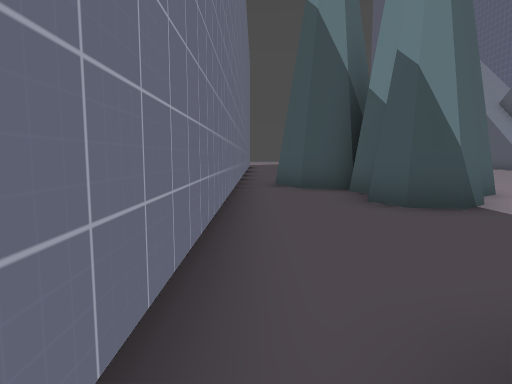
[1] (above)

24 first-person views from a walk through a Godot game level. The camera is 1.4 m above the floor, tilts 6° down and sees 75° across. The floor is counted in squares, 2 m on a side. Each view is taken from the middle of a square. On the plan, view 1 faces up. The plan holds only what a view shows up to about 10 squares ahead; the rest is blank. The place goes on beyond the plan. Surface patterns are stand-ins for the level's own textures.

[2]
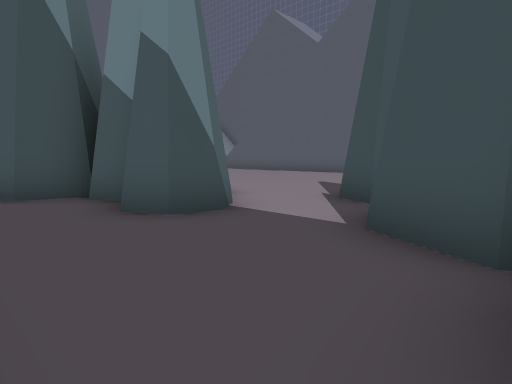

[3]
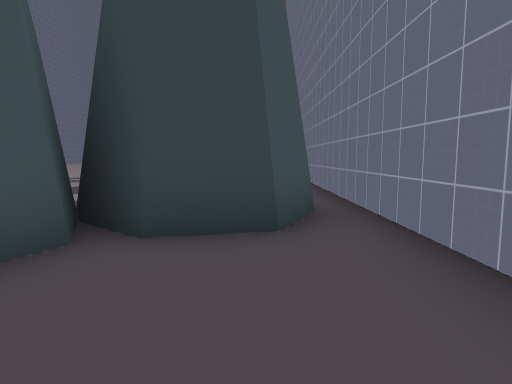

[4]
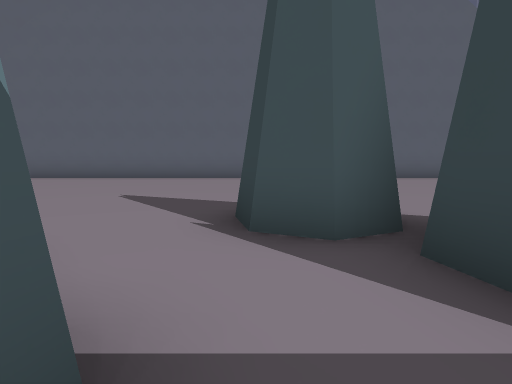

[5]
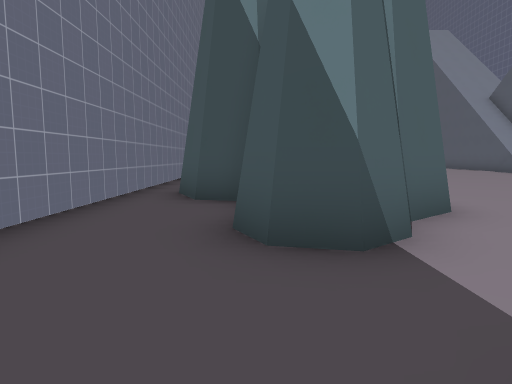

[6]
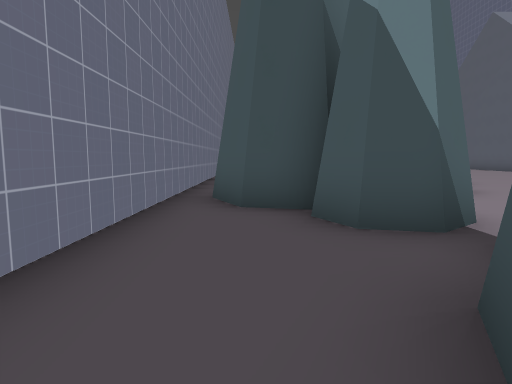

[7]
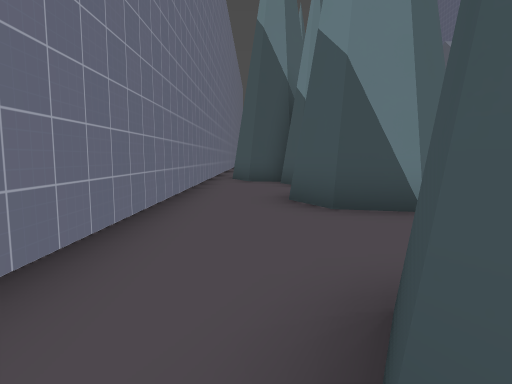

[8]
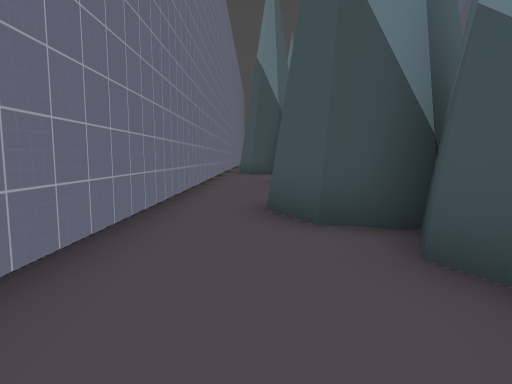

[9]
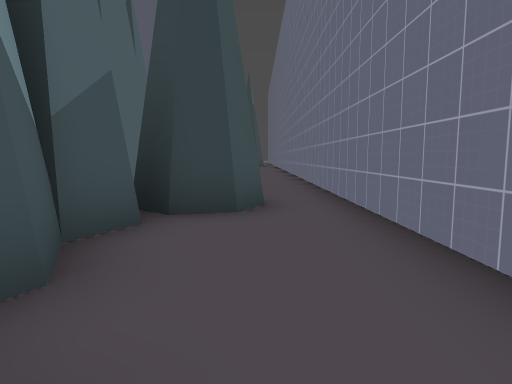

[10]
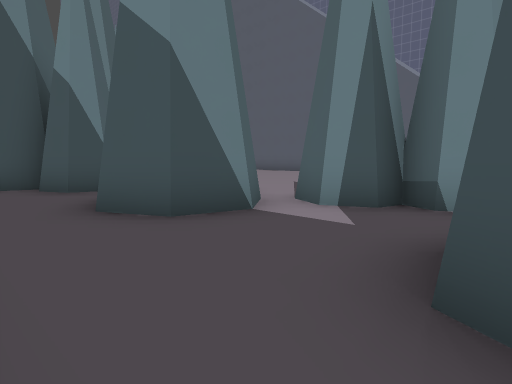

[11]
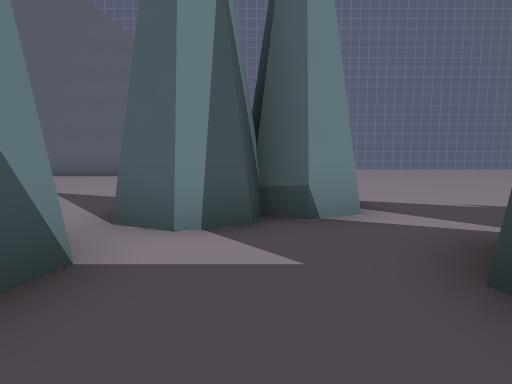

[12]
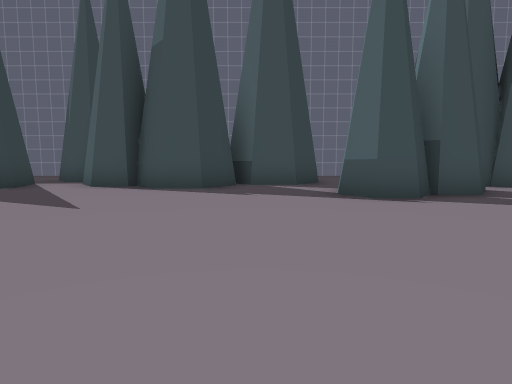

[13]
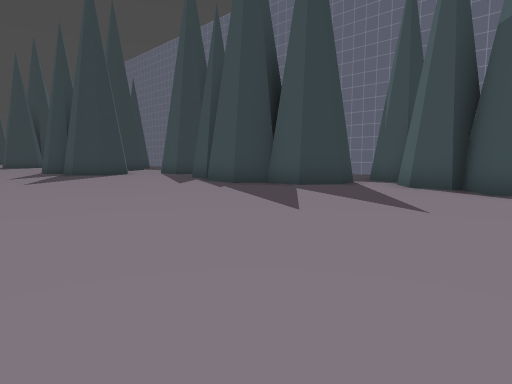

[14]
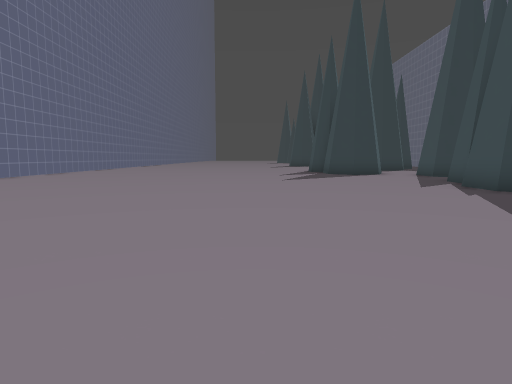

[15]
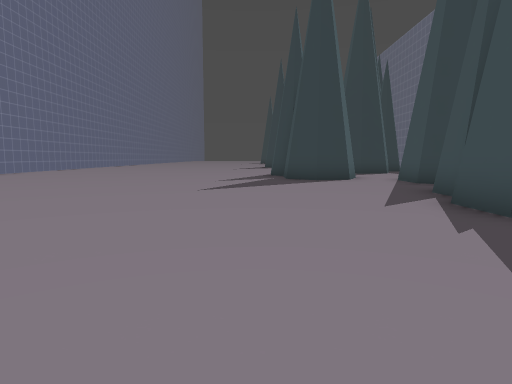

[16]
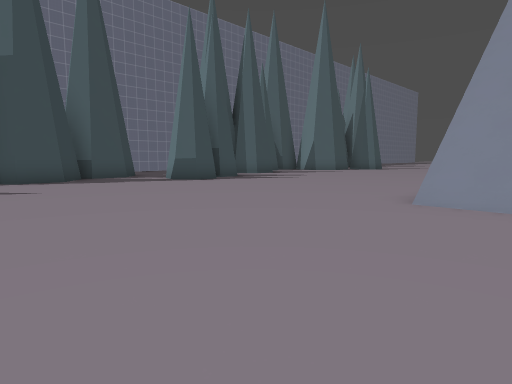

[17]
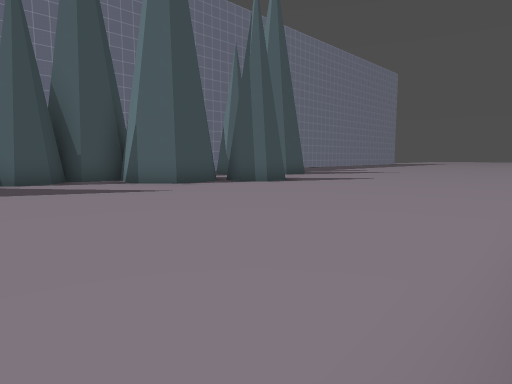

[18]
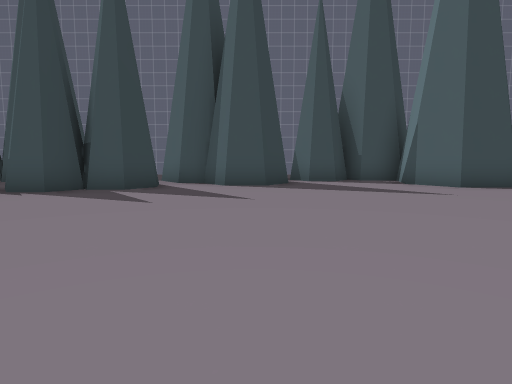

[19]
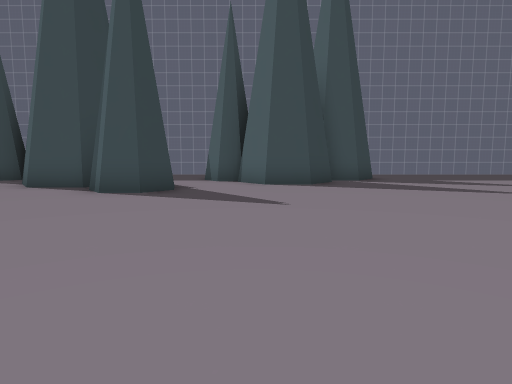

[20]
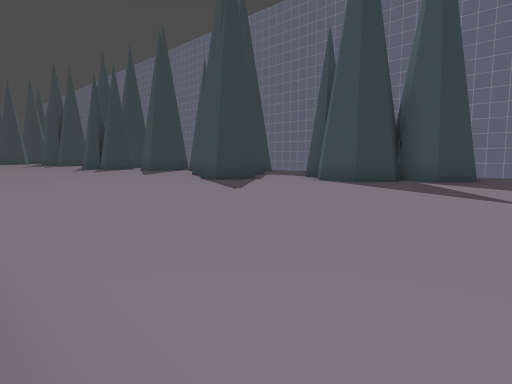

[21]
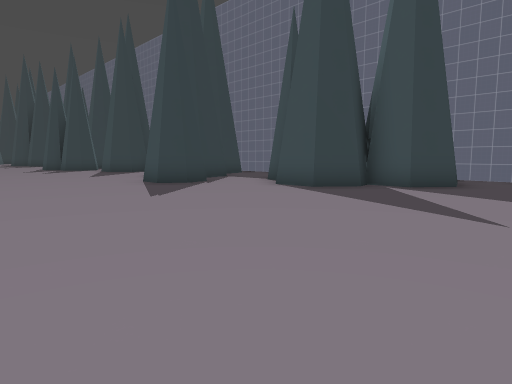

[22]
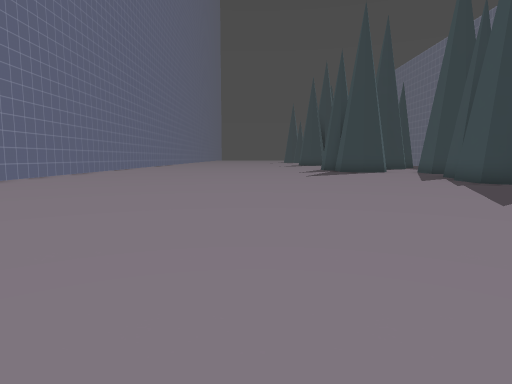

[23]
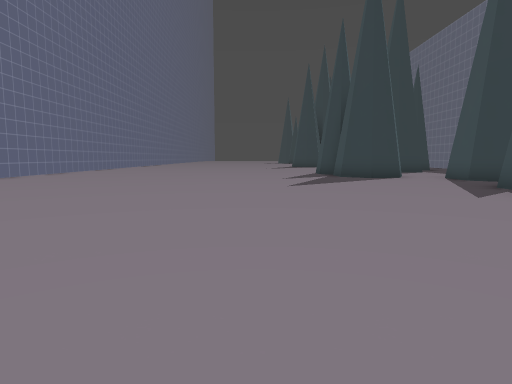

[24]
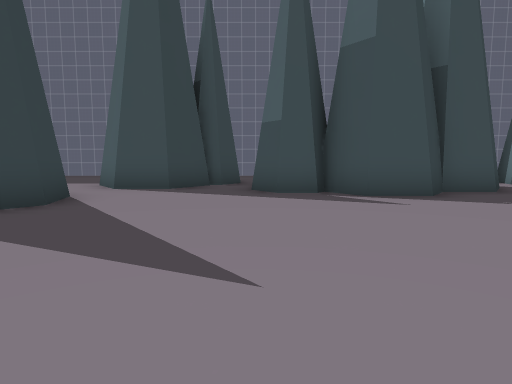

### Floor plan
Key: @ floor where view 1 was taken; # wall or solid block; . floor; / step, stairs or slope.
Columns run from 1 left of view 1 to 20 right of it. Each row starts with its distance up from view 1.
 12 #   ........../
 11 #............./
 10 #............./
  9 #.###........./
  8 #.###........./
  7 #..###........
  6 #...##......../
  5 #..##.........
  4 #.....##......
  3 #.....##......
  2 #...###.......
  1 #.#####.......
  0 #@####......../
 -1 #.##........../
 -2 #..##........./
 -3 #...#........./
 -4 #...##......../
 -5 #..###......../
 -6 #..###........//
 -7 #....##.......//
 -8 #.....##......//
 -9 #.....##......//
-10 #..##.........//
-11 #..##............
-12 #...##...........
-13 #...##...........
-14 #...##...........
-15 #..###............
-16 #.##...............
-17 #....##.............
-18 #.. ###.............
-19 #..   ##.............
-20 #..   ##.............#
-21 #.    #.............
-22     ..#.............
-23     #...............
-24     ##..............
-25      #............

Positions as (right, up) in squares from view 1, and headings:
1: (0, 0), facing up
2: (0, 1), facing up-right
3: (1, 4), facing down
4: (2, 4), facing right
5: (2, 2), facing up
6: (1, -6), facing up
7: (1, -11), facing up
8: (1, -15), facing up
9: (1, -11), facing down
10: (0, -10), facing up-right
11: (1, -8), facing right
12: (12, -11), facing left
13: (12, -12), facing down-left
14: (11, -12), facing down
15: (9, -15), facing down
16: (15, -15), facing up-left
17: (13, -4), facing up-left
18: (13, -4), facing left
19: (13, 6), facing left
20: (13, 12), facing down-left
21: (11, 12), facing down-left
22: (12, -10), facing down
23: (11, -14), facing down
24: (12, -22), facing left
